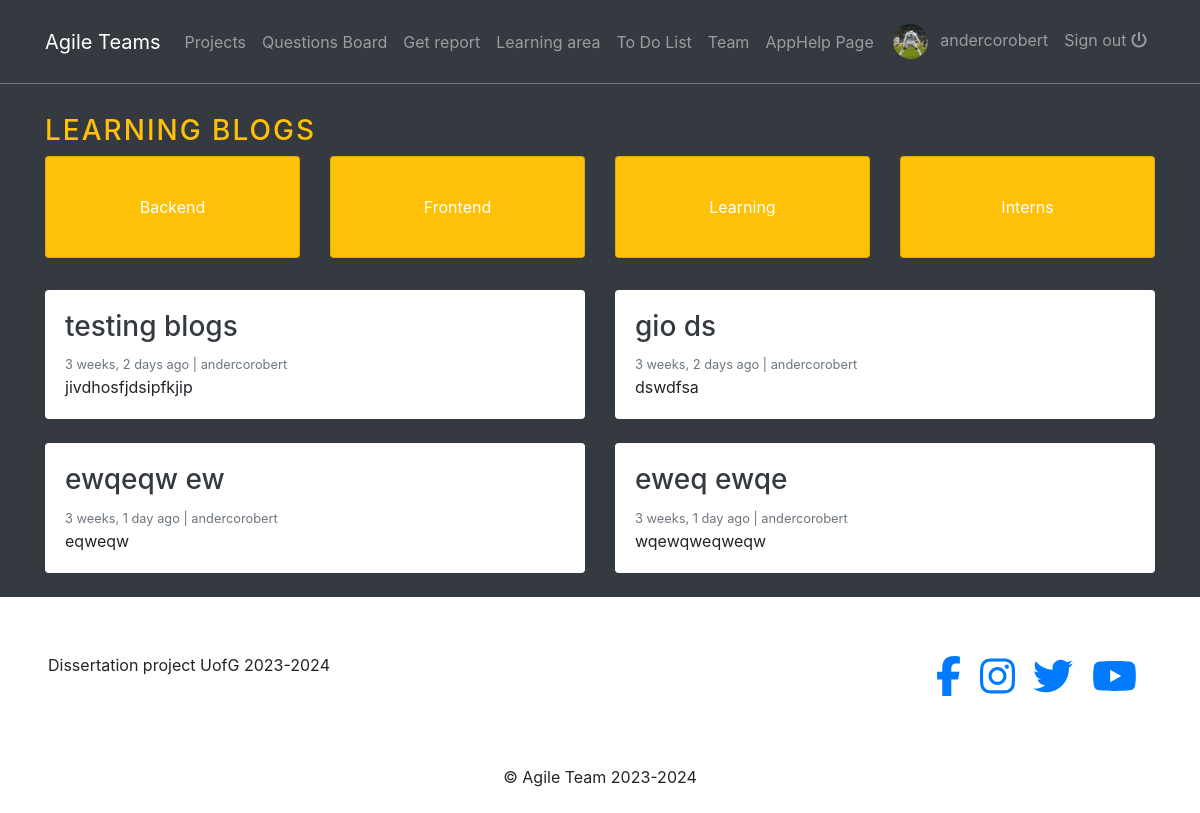
The app's page /learning/ (signed in), older data.
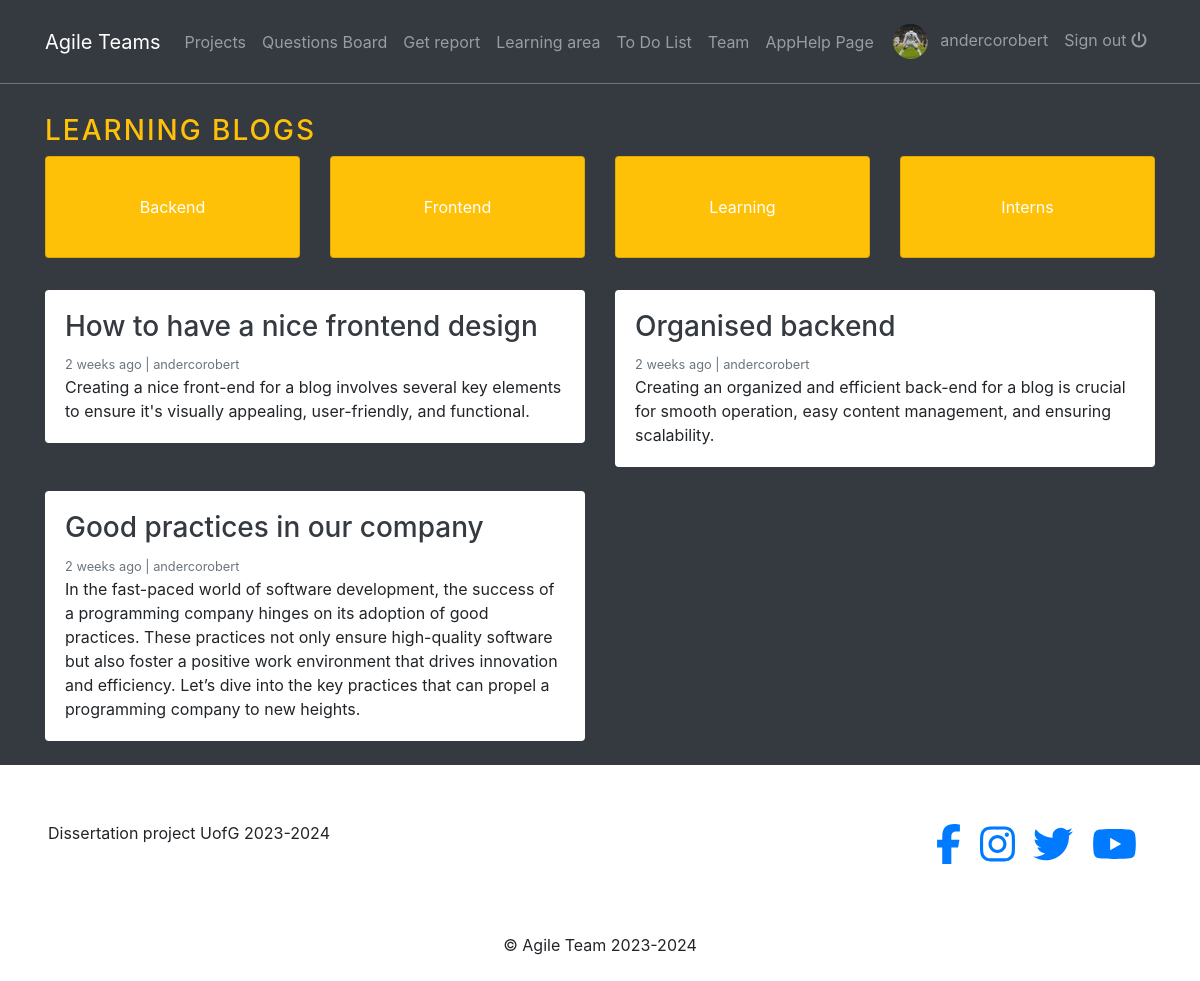
The same page, newer data.
### blogs/models.py (models this page shows, shortened)
class Category(models.Model):
    category_name = models.CharField(max_length=200, unique=True)
    created_at = models.DateTimeField(auto_now_add=True)
    updated_at = models.DateTimeField(auto_now=True)
    class Meta:
        verbose_name_plural = 'Categories'

class Blog(models.Model):
    title = models.CharField(max_length=200)
    slug = models.SlugField(max_length=250, unique=True, blank=True)
    category = models.ForeignKey(Category, on_delete=models.CASCADE)
    author = models.ForeignKey(User, on_delete=models.CASCADE)
    short_description =models.TextField(max_length=500)
    blog_body = models.TextField(max_length=5000)
    status = models.CharField(max_length=20, choices= STATUS_CHOICES, default='Draft')
    created_at = models.DateTimeField(auto_now_add=True)
    updated_at = models.DateTimeField(auto_now=True)

### agile/views.py (the view)
# urls.py: 2. Add a URL to urlpatterns:  path('', views.home, name='home')
def home(request):
    categories = Category.objects.all()
    posts = Blog.objects.filter(status='Published').order_by('updated_at')
    context = {
        'categories': categories,
        'posts': posts,
    }
    return render(request, 'home.html', context)

### blogs/context_processors.py (called while the page is built)
def get_categories(request):
    categories = Category.objects.all()
    return dict(categories=categories)

### profiles/context_processors.py (called while the page is built)
def profile_pic(request):
    if request.user.is_authenticated:
        user = request.user
        try:
            profile_obj = Profile.objects.get(user=user)
            pic = profile_obj.profile_picture
        except Profile.DoesNotExist:
            pic = None
        return {'picture':pic}
    return {}

def get_profile(request):
    if request.user.is_authenticated:
        user = request.user
        try:
            profile_obj = Profile.objects.get(user=user)
        except Profile.DoesNotExist:
            pic = None
        return {'profile':profile_obj}
    return {}

### templates/home.html
{% extends 'base.html' %}
{% block content %}
{% if request.user.is_authenticated  %}
    <div class="container" style="margin-top: 70px;">
        <h3 class="text-uppercase text-warning" style="letter-spacing: 2px;">Learning Blogs</h3>
        <div class="row mb-4">
            <div class="col-md-12 text-center">
                <div class="card-deck">
                    {% for category in categories %}
                        <a href="{% url 'posts_by_category' category.id %}" class="card text-white bg-warning mb-2">
                            <div class="card-body d-flex justify-content-center align-items-center" style="height: 100px;">
                                <span class="card-text">{{ category.category_name }}</span>
                            </div>
                        </a>
                    {% endfor %}
                </div>
            </div>
        </div>
        <div class="row mb-2">
            {% for blog_post in posts %}
                <div class="col-md-6">
                    <div class="card border-0 mb-4">
                        <div class="card-body">
                            <h3><a href="{% url 'blogs' blog_post.slug %}" class="text-dark">{{ blog_post.title }}</a></h3>
                            <small class="mb-1 text-muted">{{ blog_post.created_at | timesince }} ago | {{ blog_post.author }}</small>
                            <p class="card-text">{{ blog_post.short_description }}</p>
                        </div>
                    </div>
                </div>
            {% endfor %}
        </div>
    </div>
    {% else %}
    <div class = "text-white text-center h3" style="margin-top: 70px;"> Please log in! </div>
    {% endif %}
{% endblock %}

### templates/base.html (shortened to what this page needs)
{% load static %}
<!doctype html>
<html lang="en">
<head>
    <link rel="stylesheet" type="text/css" href="{% static "css/style.css" %}"
   <link rel="stylesheet" href="https://cdn.jsdelivr.net/npm/bootstrap@4.4.1/dist/css/bootstrap.min.css">
    <link href="//maxcdn.bootstrapcdn.com/bootstrap/4.1.1/css/bootstrap.min.css" rel="stylesheet" id="bootstrap-css">
</head>
<body>
   {% include 'navbar.html' %}
    <section class="bg-dark">
        <div class="pt-big">
        {% block content %}
        {% endblock content %}
        </div>
    </section>
    {% include "footer.html" %}
</body>
</html>

### templates/navbar.html (shortened to what this page needs)
<nav class="navbar navbar-icon-top navbar-expand-lg navbar-dark bg-dark border-bottom border-secondary fixed-top py-3">
    <div class="container">
        <a class="navbar-brand" href="{% url 'help' %}">Agile Teams</a>
        <div class="collapse navbar-collapse" id="navbarSupportedContent">
            <ul class="navbar-nav mr-auto">
                <li class="nav-item">
                    <a class="nav-link" href="{% url "reports:home" %}">Projects</a>
                </li>
                <li class="nav-item">
                    <a class="nav-link" href="{% url "posts:post-list" %}">Questions Board</a>
                </li>
                <li class="nav-item">
                    <a class="nav-link" href="{% url "reports:select-view" %}">Get report</a>
                </li>
                <li class="nav-item">
                    <a class="nav-link" href="{% url 'home' %}">Learning area</a>
                </li>
                <li class="nav-item">
                    <a class="nav-link" href="{% url 'todo' %}">To Do List</a>
                </li>
                <li class="nav-item">
                    <a class="nav-link" href="{% url 'team' %}">Team</a>
                </li>
                <li class="nav-item">
                    <a class="nav-link" href="{% url 'help' %}">AppHelp Page</a>
                </li>
            </ul>
            <ul class='navbar-nav'>
                {% if request.user.is_authenticated %}
                <li class='nav-item'>
                    <a class='nav-link' href='{% url "profiles:profile-view" %}'>
                        <img src='{{picture.url}}' class='img-avatar' alt='profile picture'>
                        <span class='ml-2'> {{request.user}} </span>
                    </a>
                </li>
                <li class="nav-item">
                    <a class="nav-link" href="{% url 'account_logout' %}">
                        Sign out <i class="fas fa-power-off mt-2"></i>
                    </a>
                </li>
                {% else %}
                  <li class="nav-item">
                        <a class="nav-link" href="{% url 'account_login' %}">
                            Sign in <i class="fa fa-sign-in-alt"></i>
                        </a>
                    </li>
                {% endif %}
            </ul>
        </div>
    </div>
</nav>

### templates/footer.html (shortened to what this page needs)
<footer >
    <div class="col-12" >
        <div class="row">
            <div class="col-8 p-5">
                Dissertation project UofG 2023-2024
            </div>
            <div class="col-4 p-5">
                <div class="container h1 text-right">
                    <a href="{% url "social" %}"><i class="fab fa-facebook-f ml-2"></i></a>
                    <a href="{% url "social" %}"><i class="fab fa-instagram ml-2"></i></a>
                    <a href="{% url "social" %}"><i class="fab fa-twitter ml-2"></i></a>
                    <a href="{% url "social" %}"><i class="fab fa-youtube ml-2"></i></a>
                </div>
            </div>
        </div>
    </div>
    <div class="col-12 bg-white text-center p-2"><p>&copy; Agile Team 2023-2024<p></div>
</footer>

### static_project/css/style.css (style rules this page uses)
.pt-big { padding-top: 20px; }
.img-avatar { height: 35px; width: 35px; border-radius: 50%; }

Row changes from the older to the newer data that the page shows:
removed Blog: title "testing blogs", created_at "3 weeks, 2 days", author "andercorobert", short_description "jivdhosfjdsipfkjip"
removed Blog: title "gio ds", created_at "3 weeks, 2 days", author "andercorobert", short_description "dswdfsa"
removed Blog: title "ewqeqw ew", created_at "3 weeks, 1 day", author "andercorobert", short_description "eqweqw"
removed Blog: title "eweq ewqe", created_at "3 weeks, 1 day", author "andercorobert", short_description "wqewqweqweqw"
added Blog: title "How to have a nice frontend design", created_at "2 weeks", author "andercorobert", short_description "Creating a nice front-end for a blog involves several key elements to ensure it's visually appealing, user-friendly, and functional."
added Blog: title "Organised backend", created_at "2 weeks", author "andercorobert", short_description "Creating an organized and efficient back-end for a blog is crucial for smooth operation, easy content management, and ensuring scalability."
added Blog: title "Good practices in our company", created_at "2 weeks", author "andercorobert", short_description "In the fast-paced world of software development, the success of a programming company hinges on its adoption of good practices. These practices not only ensure high-quality software but also foster a positive work environment that drives innovation and efficiency. Let’s dive into the key practices that can propel a programming company to new heights."
